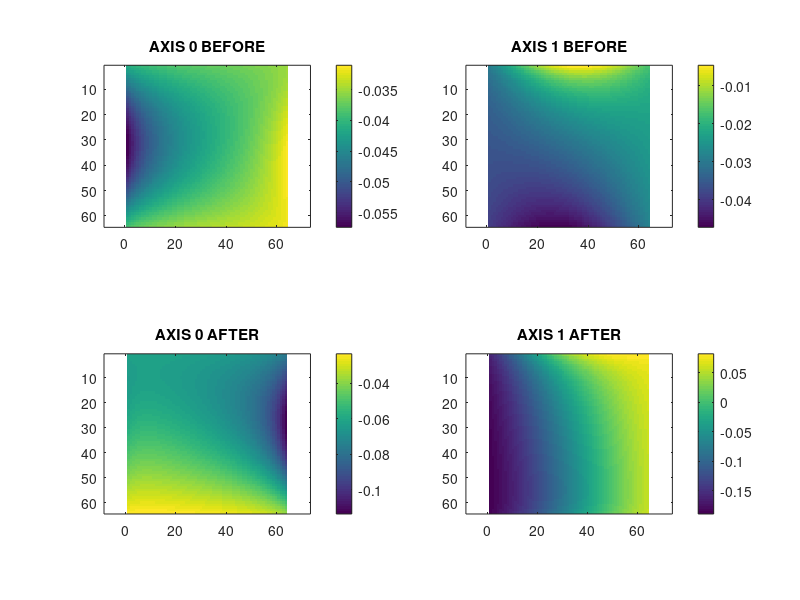

Recreate this plot in MATLAB.
% Lighthouse parameters
ootx = struct;

% BEFORE
ootx(1).phase = 0.0302429;
ootx(1).tilt = 0.00762177;
ootx(1).gib_phase = 1.71582;
ootx(1).gib_mag = 0.0114594;
ootx(1).curve = -0.000842571;
ootx(2).phase = 0.0285797;
ootx(2).tilt = -0.012146;
ootx(2).gib_phase = -0.440918;
ootx(2).gib_mag = -0.00743484;
ootx(2).curve = 0.00172043;

% AFTER
ootx(3).phase = 0.0282381;
ootx(3).tilt = 0.0156368;
ootx(3).gib_phase = 2.1669;
ootx(3).gib_mag = 0.0389253;
ootx(3).curve = 0.0080333;
ootx(4).phase = 0.0701366;
ootx(4).tilt = 0.0281246;
ootx(4).gib_phase = 0.071969;
ootx(4).gib_mag = -0.142944;
ootx(4).curve = -0.0151812;

# Print the map
n = 64;
Xa = zeros(n, n);
Ya = zeros(n, n);
Xb = zeros(n, n);
Yb = zeros(n, n);
for i = 1:n
  for j = 1:n
    % Get the angle
    ideal(1) = 2 * (i/n - 0.5) * 60 * pi / 180;
    ideal(2) = 2 * (j/n - 0.5) * 60 * pi / 180;
    % Get a position on the image plane
    x = tan(ideal(1));
    y = tan(ideal(2));
    z = 1.0;
    % Perturb the AFTER measurement to derive a reference
    Xa(i, j) = atan2(x - (ootx(3).tilt + ootx(3).curve * y) * y, z);
    Ya(i, j) = atan2(y - (ootx(4).tilt + ootx(4).curve * x) * x, z);
    Xa(i, j) = Xa(i, j) - ootx(3).phase - ootx(3).gib_mag * sin(Xa(i, j) + ootx(3).gib_phase);
    Ya(i, j) = Ya(i, j) - ootx(4).phase - ootx(4).gib_mag * sin(Ya(i, j) + ootx(4).gib_phase);
    Xa(i, j) = Xa(i, j) - ideal(1);
    Ya(i, j) = Ya(i, j) - ideal(2);
    % Perturb the BEFORE measurement
    Xb(i, j) = ideal(1) - ootx(1).phase - ootx(1).gib_mag * sin(ideal(1) + ootx(1).gib_phase);
    Yb(i, j) = ideal(2) - ootx(2).phase - ootx(2).gib_mag * sin(ideal(2) + ootx(2).gib_phase);
    x = tan(Xb(i, j));
    y = tan(Yb(i, j));
    z = 1.0;
    Xb(i, j) = atan2(x + (ootx(1).tilt + ootx(1).curve * y) * y, z);
    Yb(i, j) = atan2(y + (ootx(2).tilt + ootx(2).curve * x) * x, z);
    Xb(i, j) = Xb(i, j) - ideal(1);
    Yb(i, j) = Yb(i, j) - ideal(2);

  endfor
endfor
subplot(2, 2, 1);
imagesc(Xb);
axis equal;
colorbar;
title('AXIS 0 BEFORE');
subplot(2, 2, 2);
imagesc(Yb);
axis equal;
colorbar;
title('AXIS 1 BEFORE');
subplot(2, 2, 3);
imagesc(Xa);
axis equal;
colorbar;
title('AXIS 0 AFTER');
subplot(2, 2, 4);
imagesc(Ya);
axis equal;
colorbar;
title('AXIS 1 AFTER');